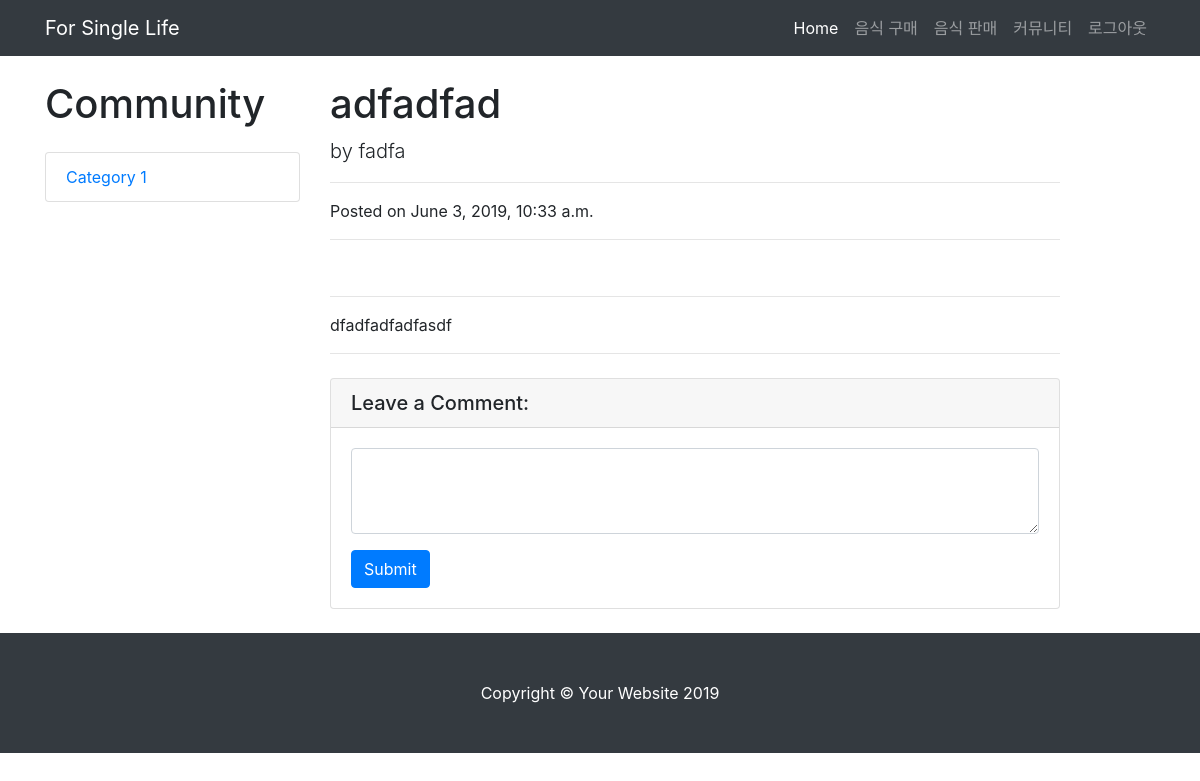
Page /community/post=15 on the committed database.
### app/models.py (models this page shows)
class Board(models.Model):
    subject = models.CharField(max_length=50, blank=True)
    name = models.CharField(max_length=30, blank=True)
    created_date = models.DateTimeField(auto_now_add=True)
    content = models.TextField(blank=True)
    photo = models.ImageField(blank=True)
    view = models.IntegerField(default=0)

### app/views.py (the view)
# urls.py: path('community/post=<int:board_id>', views.view_post, name='community_view'),
def view_post(request, board_id):
    board = Board.objects.get(pk=board_id)
    board.view += 1
    board.save()
    context = {'board': board}
    return render(request, "read_post.html", context)

### templates/read_post.html (shortened to what this page needs)
{% load staticfiles %}
<!DOCTYPE html>
<html lang="en">
<head>
  <link href="{% static 'vendor/bootstrap/css/bootstrap.min.css' %}" rel="stylesheet">
  <link href="{% static 'css/blog-post.css' %}" rel="stylesheet">
</head>
<body>
  <nav class="navbar navbar-expand-lg navbar-dark bg-dark fixed-top">
    <div class="container">
      <a class="navbar-brand" href="{% url 'main' %}">For Single Life</a>
      <div class="collapse navbar-collapse" id="navbarResponsive">
        <ul class="navbar-nav ml-auto">
          <li class="nav-item active">
            <a class="nav-link" href="{% url 'main' %}">Home
            </a>
          </li>
          <li class="nav-item">
            <a class="nav-link" href="{% url 'foodlist' %}">음식 구매</a>
          </li>
          <li class="nav-item">
            <a class="nav-link" href="{% url 'foodreg' %}">음식 판매</a>
          </li>
          <li class="nav-item">
            <a class="nav-link" href="{% url 'community' %}">커뮤니티</a>
          </li>
            <li class="nav-item">
            <a class="nav-link" href="{% url 'logout' %}">로그아웃</a>
          </li>
        </ul>
      </div>
    </div>
  </nav>
  <div class="container">
    <div class="row">
        <div class="col-lg-3">
        <h1 class="my-4">Community</h1>
        <div class="list-group">
          <a href="#" class="list-group-item">Category 1</a>
        </div>
      </div>
      <div class="col-lg-8">
        <h1 class="mt-4">{{ board.subject }}</h1>
        <p class="lead">
          by
          <a>{{ board.name }}</a>
        </p>
        <hr>
        <p>Posted on {{ board.created_date }}</p>
        <hr>
        <hr>
        <p>{{ board.content }}</p>
        <hr>
        <div class="card my-4">
          <h5 class="card-header">Leave a Comment:</h5>
          <div class="card-body">
            <form action="post={{ board.id }}/comment_write" method="POST">
              <div class="form-group">
                <textarea class="form-control" name="content" rows="3"></textarea>
              </div>
              <button type="submit" value="{{ board.id }}" class="btn btn-primary">Submit</button>
            </form>
          </div>
        </div>
      </div>
    </div>
  </div>
  <footer class="py-5 bg-dark">
    <div class="container">
      <p class="m-0 text-center text-white">Copyright &copy; Your Website 2019</p>
    </div>
  </footer>
</body>
</html>

### static/css/blog-post.css (style rules this page uses)
body { padding-top: 56px; }

### rows in the picture
Board: subject "adfadfad", name "fadfa", created_date "June 3, 2019, 10:33 a.m.", content "dfadfadfadfasdf"
